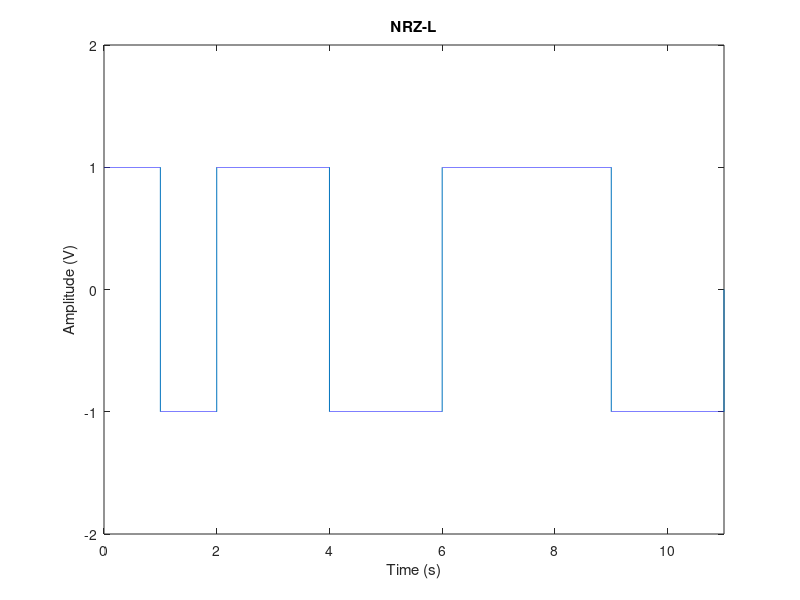

Reproduce this figure in MATLAB.
x=[ 0 1 0 0 1 1 0 0 0 1 1 ];
T=length(x); n=10000;       
N=n*T;       
dt=T/N;      
t=0:dt:T;
y=zeros(1,length(t));
for i=0:T-1;
    if x(i+1)==1
        y(i*n+1 : (i+1)*n)=-1;
       
    else
         y(i*n+1 : (i+1)*n)=1;
        
    end;
end;
plot(t,y);
axis([0 11 , -2 2]);
title('NRZ-L');
xlabel('Time (s)')            
ylabel('Amplitude (V)')
